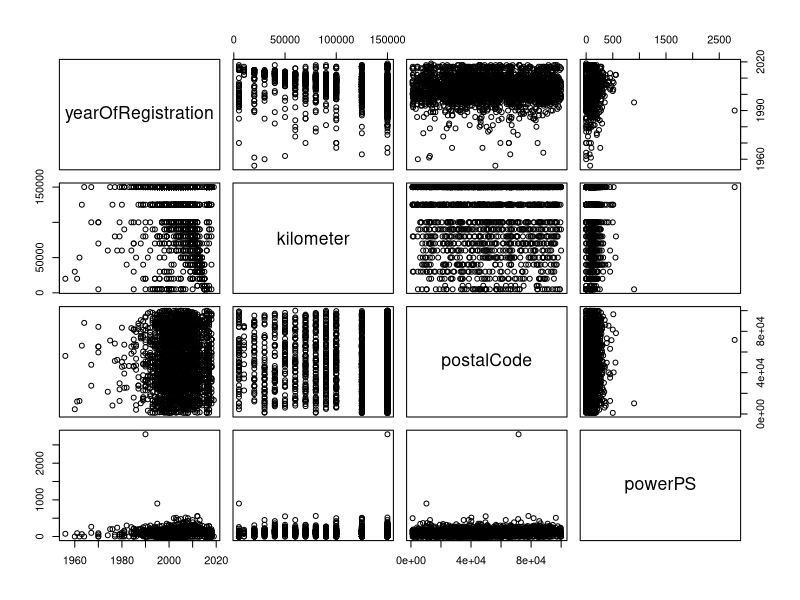
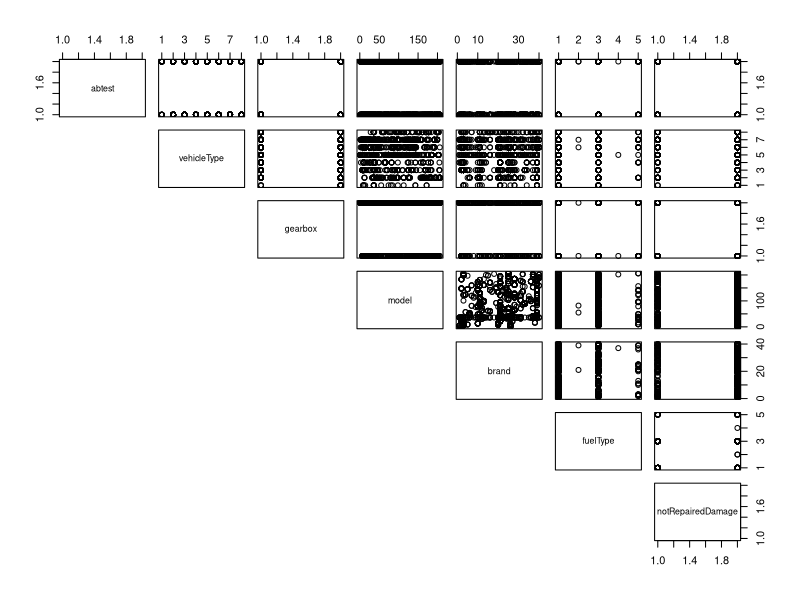
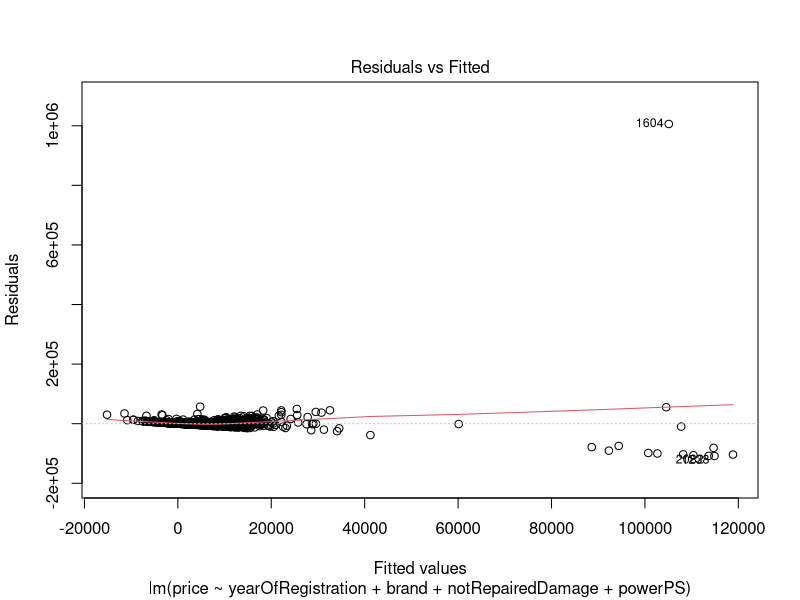
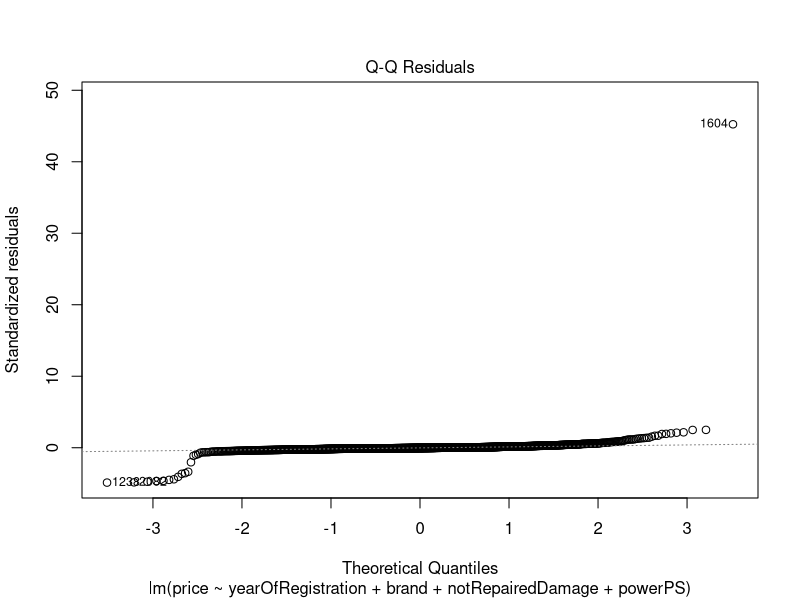
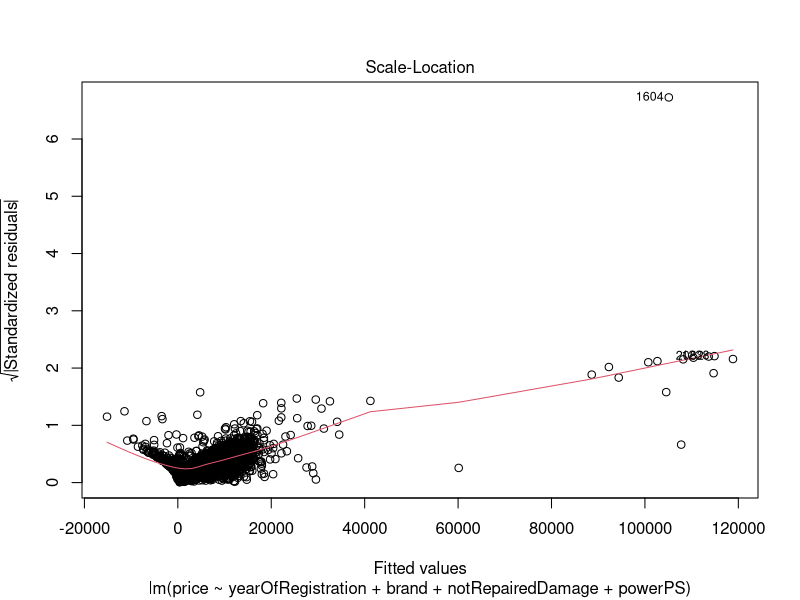
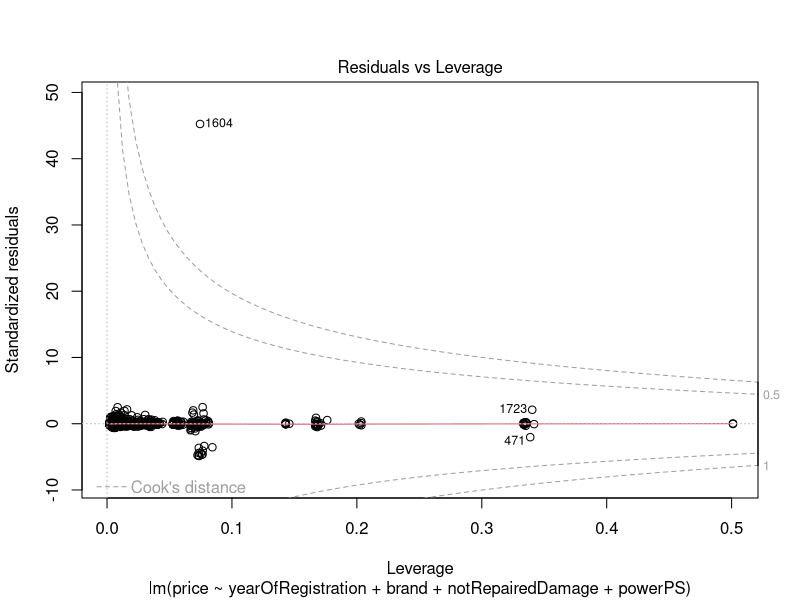
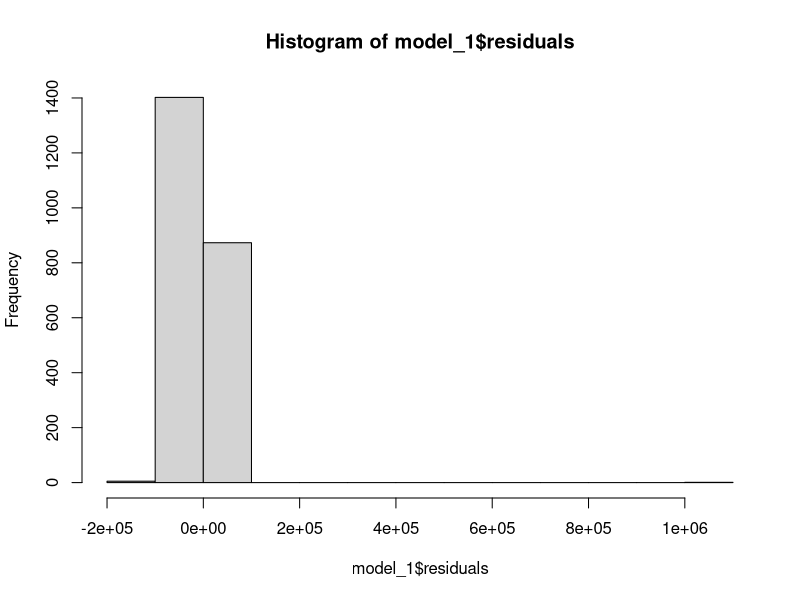
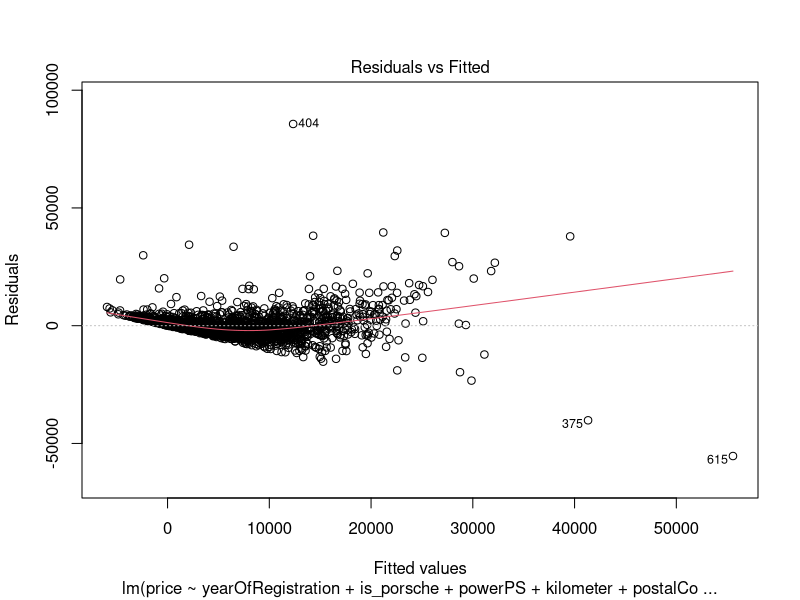

Generate these figures, in order, with R:
## ---- chunk 1
library(tidyverse)  # data manipulation and visualization
library(modelr)     # provides easy pipeline modeling functions
library(broom)      # helps to tidy up model outputs
set.seed(123) # set seed
## ---- chunk 2
cars <- read_csv("data/autos_sample.csv", col_types = cols(
  dateCrawled = col_datetime(format = ""),
  price = col_integer(),
  yearOfRegistration = col_integer(),
  powerPS = col_integer(),
  kilometer = col_integer(),
  monthOfRegistration = col_integer(),
  dateCreated = col_datetime(format = ""),
  nrOfPictures = col_integer(),
  lastSeen = col_datetime(format = ""),
  postalCode = col_integer()
))
## ---- chunk 3
summary(cars)
## ---- chunk 4
cars <- cars %>% 
  select(-dateCrawled, -dateCreated, -nrOfPictures, -lastSeen, -name, -seller, -offerType) %>% 
  mutate(yearOfRegistration = ifelse(yearOfRegistration < 1945 | yearOfRegistration > 2019, NA, yearOfRegistration))
## ---- chunk 5
cars <- cars %>% mutate(id = row_number())
train <- cars %>% sample_frac(.80)
test <- anti_join(cars, train, by = 'id')
## ---- chunk 6
pairs(train %>%  select(yearOfRegistration, kilometer, postalCode, powerPS))
## ---- chunk 7
pairs(train %>%  mutate_if(is.character, as.factor) %>%  select(abtest, vehicleType, gearbox, model, brand, fuelType, notRepairedDamage), lower.panel = NULL)
## ---- chunk 8
model_1 <- lm(price ~ yearOfRegistration + brand + notRepairedDamage + powerPS, data = train)
## ---- chunk 9
summary(model_1)
## ---- chunk 10
plot(model_1)
## ---- chunk 11
hist(model_1$residuals)
## ---- chunk 12
model_2 <- lm(price ~ yearOfRegistration + brand + notRepairedDamage + powerPS + postalCode, data = train)
## ---- chunk 13
summary(model_2)
## ---- chunk 14
cars <- cars %>%
  mutate(is_porsche = ifelse(brand=="porsche", 1, 0))

train <- cars %>% sample_frac(.80)
test <- anti_join(cars, train, by = 'id')

model_3 <- lm(price ~ yearOfRegistration + is_porsche  + powerPS + kilometer + postalCode +fuelType + notRepairedDamage + gearbox, data = train)
## ---- chunk 15
summary(model_3)
## ---- chunk 16
plot(model_3)
## ---- chunk 17
(results <- test %>% 
  add_predictions(model_3))

## ---- chunk 18


## ---- chunk 19

